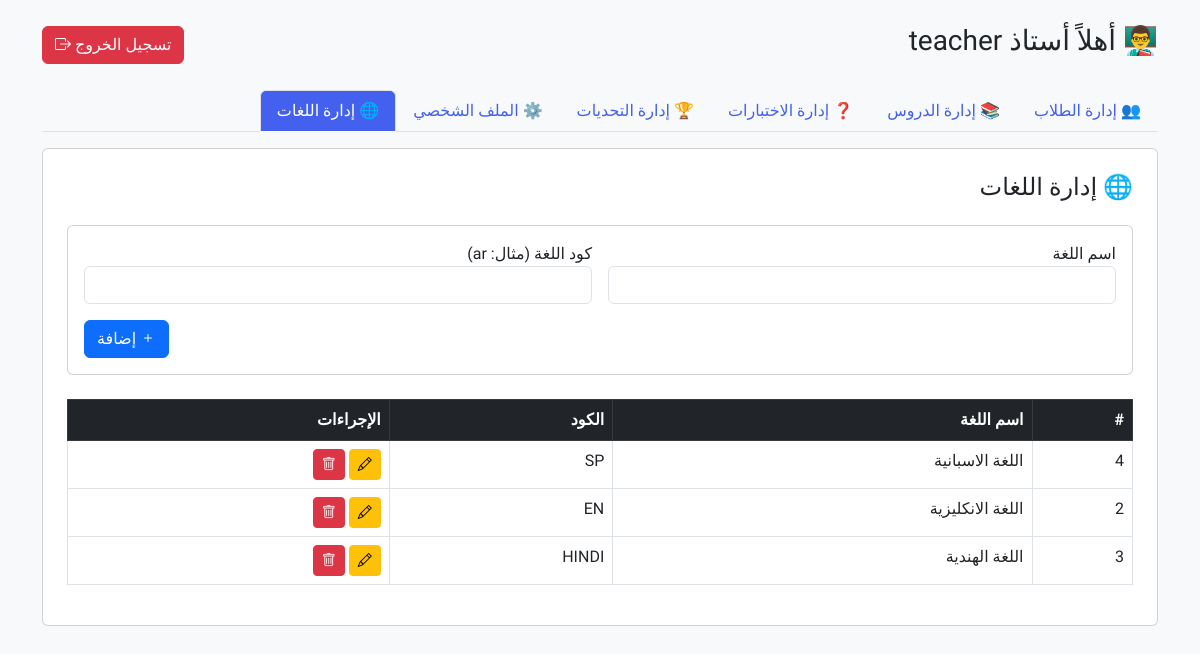
Screenshot of /teacher_dashboard.php?section=languages (signed in) with the database file from the repository.
### tables this page shows
CREATE TABLE `languages` (
  `id` int(11) NOT NULL,
  `name` varchar(50) NOT NULL,
  `code` varchar(5) NOT NULL
);

### teacher_sections/languages.php (the view, shortened to what this page needs)
<?php
$conn = new mysqli("localhost", "root", "", "learning_platform");
$languages = $conn->query("SELECT * FROM languages ORDER BY name ASC");
?>
<div class="card p-4">
    <h4 class="mb-4">🌐 إدارة اللغات</h4>
    <div class="card mb-4">
        <div class="card-body">
            <form method="post">
                <div class="row g-3">
                    <div class="col-md-6">
                        <label>اسم اللغة</label>
                        <input type="text" name="name" class="form-control"
                               value="<?= $edit_lang['name'] ?? '' ?>" required>
                    </div>
                    <div class="col-md-6">
                        <label>كود اللغة (مثال: ar)</label>
                        <input type="text" name="code" class="form-control"
                               value="<?= $edit_lang['code'] ?? '' ?>" required>
                    </div>
                </div>
                <div class="mt-3 text-end">
                    <?php if (isset($_GET['edit'])): ?>
                        <button type="submit" name="update_language" class="btn btn-warning">
                            <i class="bi bi-pencil"></i> تحديث
                        </button>
                        <a href="?section=languages" class="btn btn-secondary">إلغاء</a>
                    <?php else: ?>
                        <button type="submit" name="add_language" class="btn btn-primary">
                            <i class="bi bi-plus"></i> إضافة
                        </button>
                    <?php endif; ?>
                </div>
            </form>
        </div>
    </div>
    <div class="table-responsive">
        <table class="table table-bordered table-hover">
            <thead class="table-dark">
                <tr>
                    <th>#</th>
                    <th>اسم اللغة</th>
                    <th>الكود</th>
                    <th>الإجراءات</th>
                </tr>
            </thead>
            <tbody>
                <?php while ($lang = $languages->fetch_assoc()): ?>
                <tr>
                    <td><?= $lang['id'] ?></td>
                    <td><?= htmlspecialchars($lang['name']) ?></td>
                    <td><?= strtoupper($lang['code']) ?></td>
                    <td>
                        <a href="?section=languages&edit=<?= $lang['id'] ?>"
                           class="btn btn-sm btn-warning">
                           <i class="bi bi-pencil"></i>
                        </a>
                        <a href="?section=languages&delete=<?= $lang['id'] ?>"
                           class="btn btn-sm btn-danger"
                           onclick="return confirm('هل أنت متأكد من الحذف؟')">
                           <i class="bi bi-trash"></i>
                        </a>
                    </td>
                </tr>
                <?php endwhile; ?>
            </tbody>
        </table>
    </div>
</div>

### teacher_dashboard.php (style rules this page uses)
body { font-family: 'Tajawal', sans-serif; background-color: #f4f6f9; }
body { font-family: 'Tajawal', sans-serif; background: #f8f9fa; }

### rows the page displays
languages: id "4", name "اللغة الاسبانية", code "SP"
languages: id "2", name "اللغة الانكليزية", code "EN"
languages: id "3", name "اللغة الهندية", code "HINDI"

### other values shown
$name "teacher"
